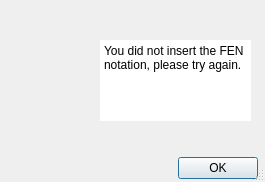
<?xml version="1.0" encoding="UTF-8"?>
<ui version="4.0">
 <class>NotifyDialog</class>
 <widget class="QDialog" name="NotifyDialog">
  <property name="geometry">
   <rect>
    <x>0</x>
    <y>0</y>
    <width>265</width>
    <height>182</height>
   </rect>
  </property>
  <property name="palette">
   <palette>
    <active>
     <colorrole role="Base">
      <brush brushstyle="SolidPattern">
       <color alpha="255">
        <red>138</red>
        <green>179</green>
        <blue>255</blue>
       </color>
      </brush>
     </colorrole>
    </active>
    <inactive>
     <colorrole role="Base">
      <brush brushstyle="SolidPattern">
       <color alpha="255">
        <red>255</red>
        <green>255</green>
        <blue>255</blue>
       </color>
      </brush>
     </colorrole>
    </inactive>
    <disabled>
     <colorrole role="Base">
      <brush brushstyle="SolidPattern">
       <color alpha="255">
        <red>240</red>
        <green>240</green>
        <blue>240</blue>
       </color>
      </brush>
     </colorrole>
    </disabled>
   </palette>
  </property>
  <property name="font">
   <font>
    <family>Segoe UI Historic</family>
   </font>
  </property>
  <property name="windowTitle">
   <string>Input Error</string>
  </property>
  <property name="windowIcon">
   <iconset resource="Resource.qrc">
    <normaloff>:/Resources/Images/InformationIcon.png</normaloff>:/Resources/Images/InformationIcon.png</iconset>
  </property>
  <property name="sizeGripEnabled">
   <bool>true</bool>
  </property>
  <property name="modal">
   <bool>false</bool>
  </property>
  <widget class="QDialogButtonBox" name="buttonBox">
   <property name="geometry">
    <rect>
     <x>178</x>
     <y>156</y>
     <width>80</width>
     <height>24</height>
    </rect>
   </property>
   <property name="orientation">
    <enum>Qt::Horizontal</enum>
   </property>
   <property name="standardButtons">
    <set>QDialogButtonBox::Ok</set>
   </property>
  </widget>
  <widget class="QLabel" name="InformationIcon">
   <property name="geometry">
    <rect>
     <x>30</x>
     <y>50</y>
     <width>50</width>
     <height>50</height>
    </rect>
   </property>
   <property name="text">
    <string/>
   </property>
   <property name="pixmap">
    <pixmap resource="Resource.qrc">:/Resources/Images/InformationIcon.png</pixmap>
   </property>
   <property name="scaledContents">
    <bool>true</bool>
   </property>
  </widget>
  <widget class="QPlainTextEdit" name="plainTextEdit">
   <property name="geometry">
    <rect>
     <x>100</x>
     <y>40</y>
     <width>151</width>
     <height>81</height>
    </rect>
   </property>
   <property name="palette">
    <palette>
     <active>
      <colorrole role="Base">
       <brush brushstyle="SolidPattern">
        <color alpha="255">
         <red>255</red>
         <green>255</green>
         <blue>255</blue>
        </color>
       </brush>
      </colorrole>
     </active>
     <inactive>
      <colorrole role="Base">
       <brush brushstyle="SolidPattern">
        <color alpha="255">
         <red>255</red>
         <green>255</green>
         <blue>255</blue>
        </color>
       </brush>
      </colorrole>
     </inactive>
     <disabled>
      <colorrole role="Base">
       <brush brushstyle="SolidPattern">
        <color alpha="255">
         <red>240</red>
         <green>240</green>
         <blue>240</blue>
        </color>
       </brush>
      </colorrole>
     </disabled>
    </palette>
   </property>
   <property name="frameShape">
    <enum>QFrame::NoFrame</enum>
   </property>
   <property name="plainText">
    <string>You did not insert the FEN notation, please try again.
</string>
   </property>
  </widget>
  <zorder>InformationIcon</zorder>
  <zorder>buttonBox</zorder>
  <zorder>plainTextEdit</zorder>
 </widget>
 <resources>
  <include location="Resource.qrc"/>
 </resources>
 <connections>
  <connection>
   <sender>buttonBox</sender>
   <signal>accepted()</signal>
   <receiver>NotifyDialog</receiver>
   <slot>accept()</slot>
   <hints>
    <hint type="sourcelabel">
     <x>248</x>
     <y>254</y>
    </hint>
    <hint type="destinationlabel">
     <x>157</x>
     <y>274</y>
    </hint>
   </hints>
  </connection>
  <connection>
   <sender>buttonBox</sender>
   <signal>rejected()</signal>
   <receiver>NotifyDialog</receiver>
   <slot>reject()</slot>
   <hints>
    <hint type="sourcelabel">
     <x>316</x>
     <y>260</y>
    </hint>
    <hint type="destinationlabel">
     <x>286</x>
     <y>274</y>
    </hint>
   </hints>
  </connection>
 </connections>
</ui>
